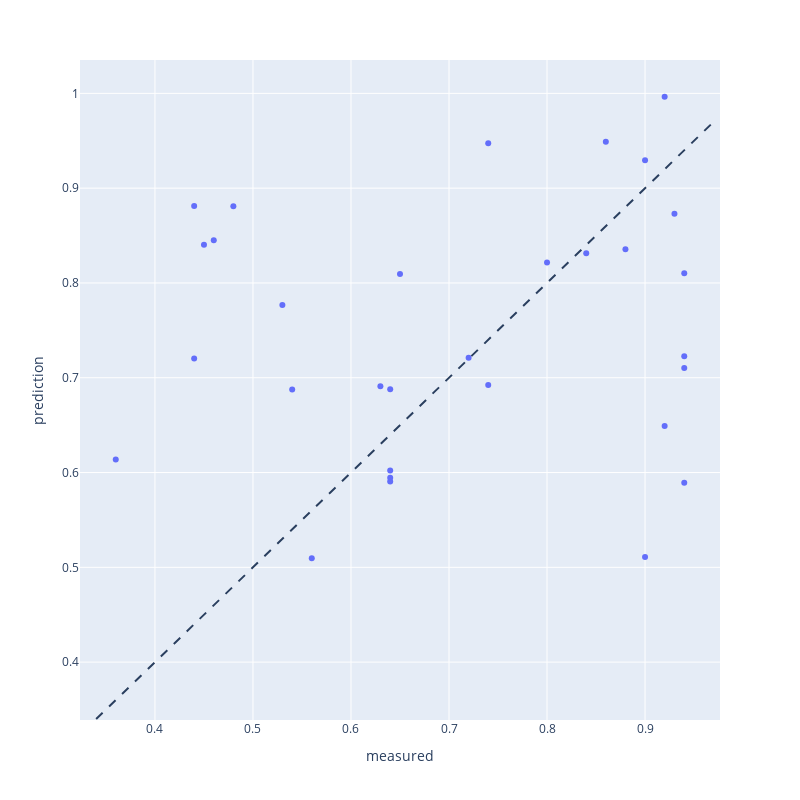

The code cell stored with this chart in its notebook:
### Code cell
compare = pd.DataFrame()
compare["prediction"] = y_pred
compare["measured"] = y_test
fig = px.scatter(
    compare, 
    x = "measured", 
    y = "prediction"
)
fig.update_traces(
    histnorm = "probability", 
    selector = {"type": "histogram"}
)
fig.add_shape(type = "line", 
              line = dict(dash="dash"),
                x0=y.min(), y0=y.min(),
                x1=y.max(), y1=y.max()
)
fig.update_layout(
    height = 800, 
    width = 800, 
    showlegend=False
)
fig.show()

### Figure 1 — Plotly figure (JSON) as saved in the notebook; plotly's stock layout.template omitted (floating-point values rounded to 4 significant figures)
{"data": [{"hovertemplate": "measured=%{x}<br>prediction=%{y}<extra></extra>", "legendgroup": "", "marker": {"color": "#636efa", "symbol": "circle"}, "mode": "markers", "name": "", "orientation": "v", "showlegend": false, "type": "scatter", "x": [0.92, null, null, 0.8, null, 0.9, null, null, null, 0.45, null, null, null, null, null, 0.54, null, null, 0.63, null, null, null, 0.94, null, null, 0.94, null, null, null, null, 0.65, 0.74, null, 0.9, null, null, null, null, null, 0.48, null, null, 0.53, null, null, 0.88, 0.86, null, null, null, null, null, null, null, null, 0.64, 0.64, 0.46, null, null, null, null, null, 0.56, null, null, null, null, null, null, 0.94, null, 0.93, 0.84, null, 0.72, 0.74, 0.64, 0.44, null, null, null, 0.92, null, 0.94, null, null, null, null, null, 0.64, null, null, 0.44, 0.36, null, null, null, null, null], "xaxis": "x", "y": [0.6492, 0.7232, 0.9353, 0.8216, 0.5801, 0.9296, 0.5239, 0.5393, 0.6597, 0.8404, 0.7216, 0.9093, 0.5526, 0.888, 0.6982, 0.6876, 0.667, 0.4797, 0.6911, 0.9757, 0.5866, 0.6527, 0.7104, 0.5319, 0.95, 0.8104, 0.6937, 0.5626, 0.6819, 0.8125, 0.8095, 0.9474, 0.6458, 0.5108, 0.6614, 0.6664, 0.7202, 0.6444, 0.6153, 0.881, 0.7424, 0.5984, 0.7767, 0.9612, 0.8489, 0.8357, 0.9489, 0.6484, 0.9224, 0.8592, 0.8951, 0.7301, 0.7859, 0.9521, 0.5748, 0.5905, 0.688, 0.845, 0.6031, 0.8466, 0.6611, 0.6556, 0.6985, 0.5096, 0.6305, 0.7193, 0.6213, 0.8433, 0.8577, 0.7972, 0.7227, 0.8194, 0.873, 0.8313, 0.5219, 0.7212, 0.6924, 0.5944, 0.8811, 0.7582, 0.7475, 0.7405, 0.9964, 0.7142, 0.5893, 0.7086, 0.7982, 0.7261, 0.9148, 0.6618, 0.6021, 0.8437, 0.4937, 0.7203, 0.6137, 0.6339, 0.7354, 0.7732, 0.5419, 0.7786], "yaxis": "y"}], "layout": {"height": 800, "legend": {"tracegroupgap": 0}, "margin": {"t": 60}, "shapes": [{"line": {"dash": "dash"}, "type": "line", "x0": 0.34, "x1": 0.97, "y0": 0.34, "y1": 0.97}], "showlegend": false, "width": 800, "xaxis": {"anchor": "y", "domain": [0, 1], "title": {"text": "measured"}}, "yaxis": {"anchor": "x", "domain": [0, 1], "title": {"text": "prediction"}}}}
